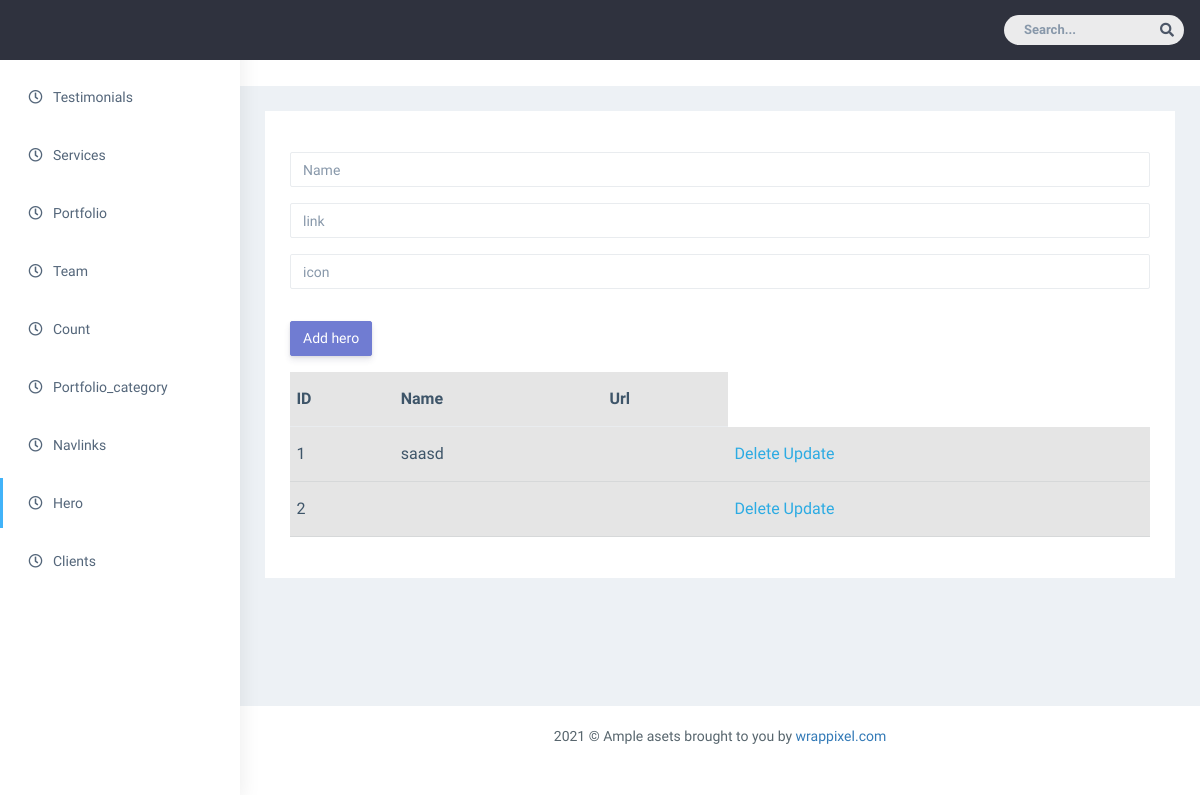
Page /admin/Hero on the committed database.
### models.py (models this page shows)
class Hero(db.Model):
    id=db.Column(db.Integer,primary_key=True,autoincrement=True)
    name=db.Column(db.String(80))
    link=db.Column(db.String(80))
    icon=db.Column(db.String(80))

### admin/routes.py (the view, shortened to what this page needs)
@app.route("/admin/Hero",methods=["GET","POST"])
def add_hero():
    from models import Hero
    hero=Hero.query.all()
    heroForm=HeroForm()
    return render_template('admin/hero.html',heroForm=heroForm,hero=hero)

### admin/forms.py
class HeroForm(FlaskForm):
    name=StringField("name")
    link=StringField("Link")
    icon=StringField("Icon name")
    submit=SubmitField("add Hero")

### templates/admin/hero.html
{% extends 'admin/base.html' %}
{% block content %}
<form action="/admin/Hero" method="POST" enctype="multipart/form-data">
    {{heroForm.name(class_="form-control my-3", placeholder="Name")}}
    {{heroForm.link(class_="form-control my-3", placeholder="link")}}
    {{heroForm.icon(class_="form-control my-3", placeholder="icon")}}
    {{heroForm.submit(class_="btn btn-primary my-3",value="Add hero")}}
</form>
    <table class="table table-active">
        <thead>
            <tr>
                <th scope="col">ID</th>
                <th scope="col">Name</th>
                <th scope="col">Url</th>
            </tr>
        </thead>
        <tbody>
            {% for n in hero %}
            <tr>
                <td>{{n.id}}</td>
                <td>{{n.name}}</td>
                <td>{{n.url}}</td>
                <td>
                    <a href="/admin/Hero/delete/{{n.id}}">Delete</a>
                    <a href="/admin/Hero/update/{{n.id}}">Update</a>
                </td>
            </tr>
            {% endfor %}
        </tbody>
    </table>
{% endblock  %}

### rows in the picture
Hero: id "1", name "saasd"
Hero: id "2"
